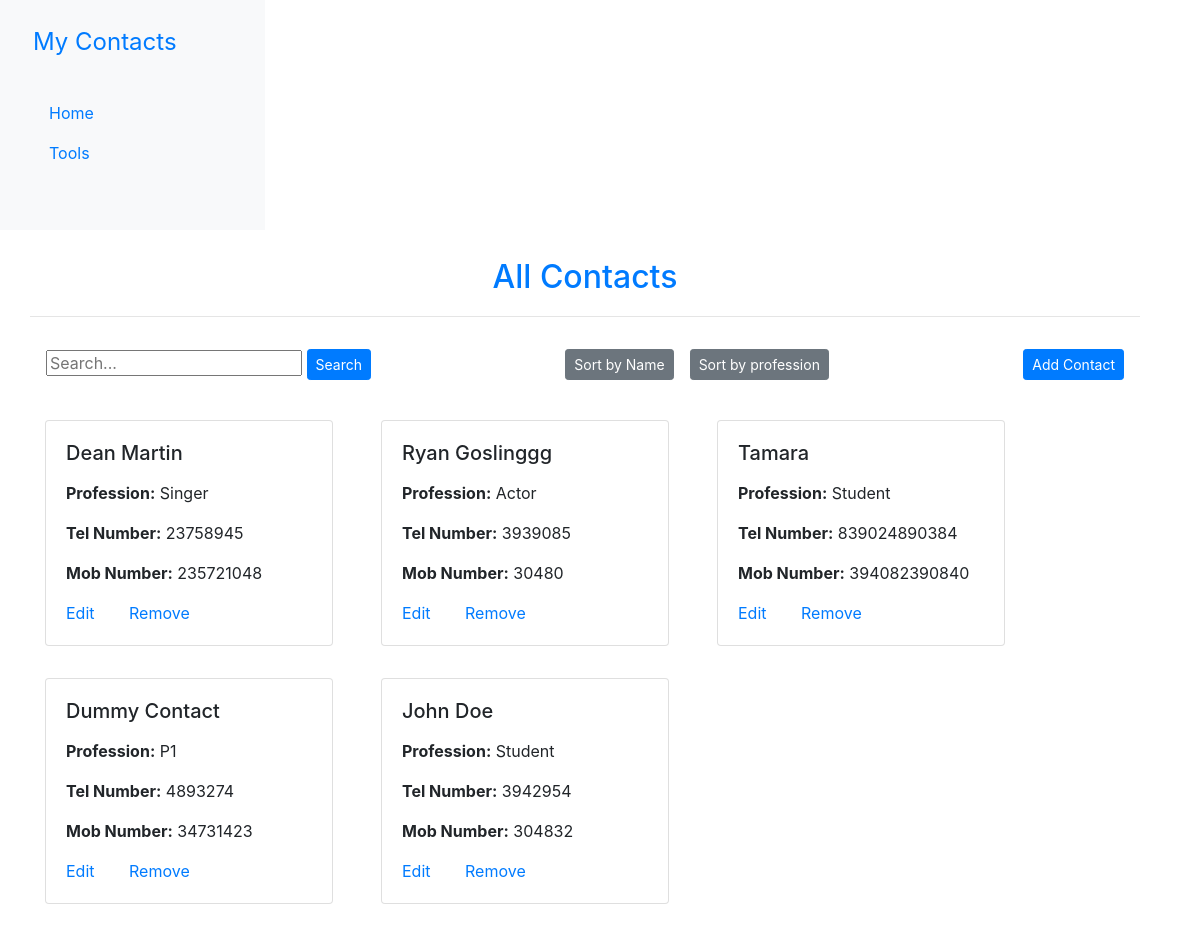
The page / on the database its author committed.
### main/models.py (models this page shows, shortened)
class Contact(models.Model):
    name = models.CharField(max_length=100)
    profession = models.CharField(max_length=100)
    telephonNumber = models.CharField(max_length=100)
    mobileNumber = models.CharField(max_length=100)

### main/views.py (the view)
# urls.py: path("", views.contactList, name="contactList"),
def contactList(request):
  contacts = Contact.objects.all()
  context = {
    "contacts": contacts
  }
  return render(request, "contactList.html", context)

### main/templates/contactList.html (shortened to what this page needs)
{% extends 'base.html' %}
{% block content %}
    <h2 class="text-center p-1 text-primary">All Contacts</h2>
    <hr/>
    <div class="d-flex p-3 pb-4 align-items-center">
        <form action="{% url 'searchContacts' %}" method="get">
            <input class="h-100" type="text" name="search" placeholder="Search..." value="">
            <input class="btn btn-sm btn-primary" type="submit" value="Search">
        </form>
        <a class="ml-auto mr-3 btn btn-sm btn-secondary" href="{% url 'sortContacts' 'name' %}">Sort by Name</a>
        <a class="btn btn-sm btn-secondary" href="{% url 'sortContacts' 'profession' %}">Sort by profession</a>
        <div class="ml-auto">
            <a href="{% url 'createContact' %}"><button type="button" class="btn btn-sm btn-primary">Add Contact</button></a>
        </div>
    </div>
    <div class="container pb-5 d-flex flex-wrap">
        {% for contact in contacts %}
        <div class="card mt-3 mb-3 mr-5" style="width: 18rem;">
        <div class="card-body">
            <h5 class="card-title mb-3">{{ contact.name }}</h5>
            <p class="card-text"><span class="font-weight-bold">Profession:</span> {{ contact.profession }}</p>
            <p class="card-text"><span class="font-weight-bold">Tel Number:</span> {{ contact.telephonNumber }}</p>
            <p class="card-text"><span class="font-weight-bold">Mob Number:</span> {{ contact.mobileNumber }}</p>
            <a style="margin-right: 30px;" href="{% url 'editContact' contact.pk%}">Edit</a>
            <a style="margin-right: 30px;" href="{% url 'deleteContact' contact.pk%}">Remove</a>
        </div>
        </div>
        {% endfor %}
    </div>
{% endblock content %}

### rows shown on the page
Contact: name "Dean Martin", profession "Singer", telephonNumber "23758945", mobileNumber "235721048"
Contact: name "Ryan Goslinggg", profession "Actor", telephonNumber "3939085", mobileNumber "30480"
Contact: name "Tamara", profession "Student", telephonNumber "839024890384", mobileNumber "394082390840"
Contact: name "Dummy Contact", profession "P1", telephonNumber "4893274", mobileNumber "34731423"
Contact: name "John Doe", profession "Student", telephonNumber "3942954", mobileNumber "304832"
